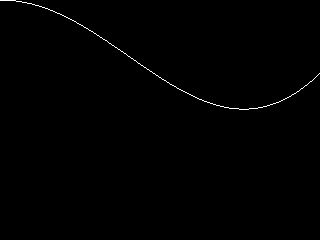
Frame 1 (no input)
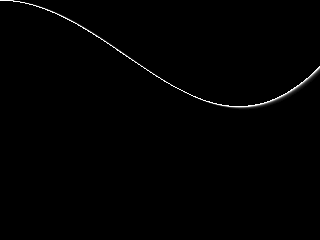
Frame 60 (the mouse pressed at the canvas centre just before this capture)
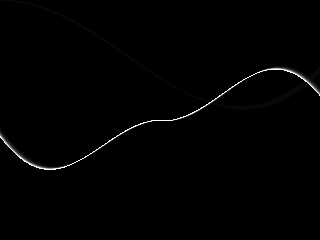
Frame 120 (the mouse held since frame 60 and released just before this capture)

The Processing sketch that drew these frames (run headless with seeded random() and noise(); from frame 60 on, the mouse is pressed at the canvas centre):

// Processing sketch: sinGen
// ── sinGen.pde

int num = 320;
float mod;
float[] cntr = new float[num];
int[] y = new int[num];
void setup(){
  size(320,240);
  background(0); 
  for(int x=0;x<num;x++){
    cntr[x]=x;
  }

}


void draw(){
  // background(0);
  fade(15);
  for(int x=0;x<num;x++){
    cntr[x]+=.1;
    mod=(sin(mouseY/10.0)+1)*height/2.0;
    y[x]=int(sin(cntr[x]/mod)*(dist(mouseX,0,x,0)/2.0));
  }





  for(int x=0;x<width;x++){
    set(x,y[x]+mouseY,color(255));  
  }

}

void fade(int _kolik){
  noStroke();
  fill(0,_kolik);
  rect(0,0,width,height);


}
